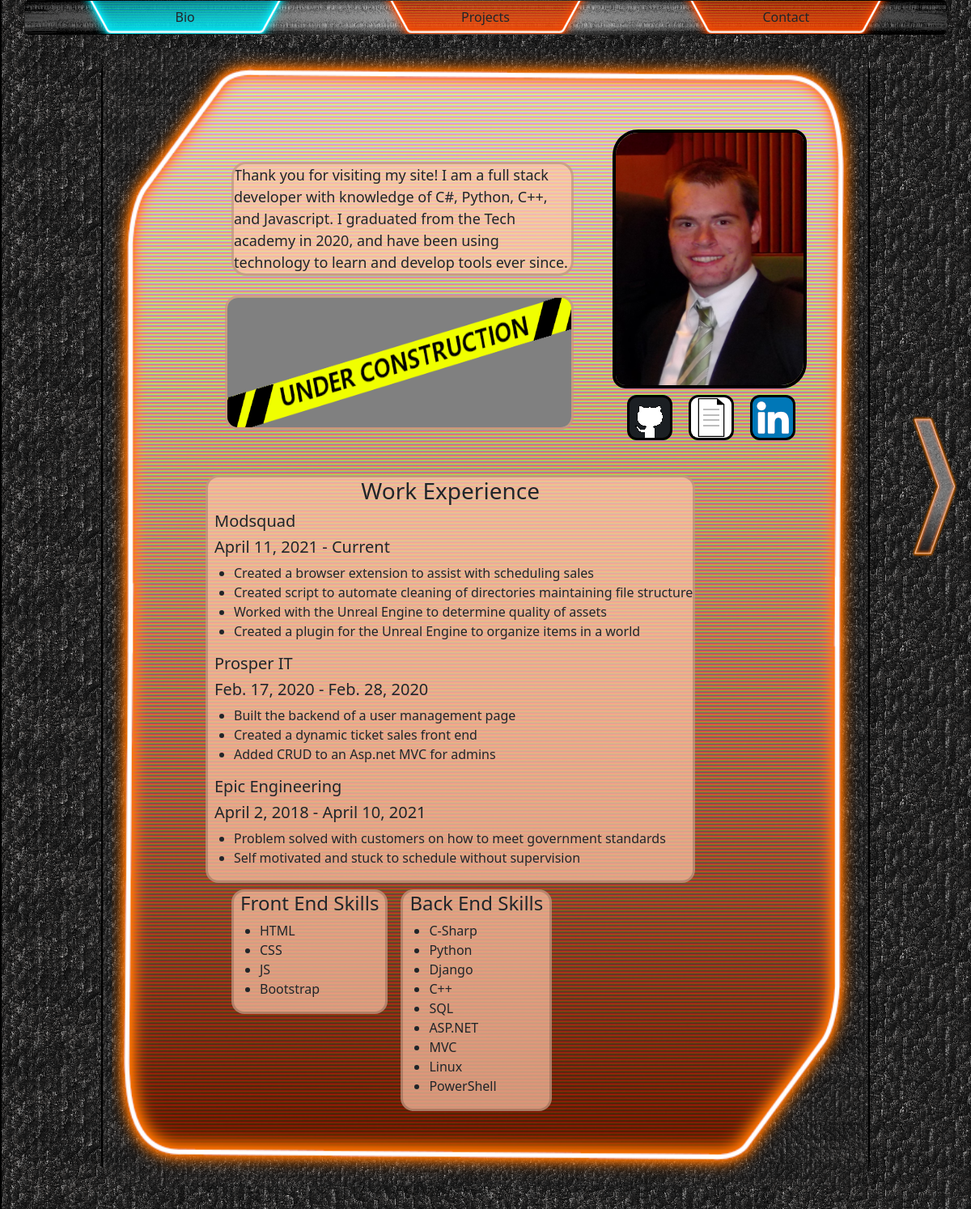
The page / on the database its author committed.
### myportfolio/models.py (models this page shows)
class WorkExperience(models.Model):
    company = models.CharField(max_length=144, null=False)
    title = models.CharField(max_length=144, null=False)
    start_year = models.DateField(default=datetime(1900,1,1))
    end_year = models.DateField(default=datetime(1900,1,1))
    is_current = models.BooleanField(default=False)
    def __str__(self):
        return self.company;

class WorkSkill(models.Model):
    name = models.CharField(max_length=1024, null=False, blank=False, default='Skill')
    job = models.ForeignKey('WorkExperience', on_delete=models.CASCADE, null=True)
    def __str__(self):
        return self.name

class CSTag(models.Model):
    name = models.CharField(max_length=144, null=False)
    Projects = models.ManyToManyField(Project)
    is_front_end = models.BooleanField(default=False, null=True)
    def __str__(self):
        return str(self.name)

### myportfolio/views.py (the view)
# urls.py: path("", views.index, name="index"),
def index(request):
    workexp =  WorkExperience.objects.all()
    workskill = WorkSkill.objects.all()
    for work in workexp:
        if work.is_current:
            work.end_year = 'Current'
    front_skill = CSTag.objects.all().filter(is_front_end=True)
    back_skill = CSTag.objects.all().filter(is_front_end=False)
    context = {"currpage":"myportfolio/index.html",'front_skills':front_skill,'back_skills':back_skill,
        'workexp':workexp, 'workskills': workskill}
    return render(request, 'myportfolio/_layout.html', context)

### myportfolio/templates/myportfolio/_layout.html (shortened to what this page needs)
<!DOCTYPE html>
<html lang="en">
<head>
	{% load bootstrap5 %}
	{% bootstrap_css %}
	{% load static %}
	<link rel='stylesheet' type='text/css' href="{% static 'css\site.css' %}">
</head>
<body>
    <header>
		{% include 'myportfolio/_navbar.html' %}
    </header>
    <div class="container h-100">
            <div class="row my-auto">
				<div class="col-1">
				</div>
                <div class="card h-100 col-10 color-bg">
                    {% include currpage %}
                </div>
				<div class='col-1'>
                <div class="arrow hover position-fixed right clickable" id="RightArrow"
					onclick="MovePage(1)" onmouseover="startanimationR()" onmouseout="stopanimationR()">
                </div>
				</div>
            </div>
    </div>
</body>

### myportfolio/templates/myportfolio/_navbar.html (shortened to what this page needs)
{% load static %}
<header>
	{% block nav %}
		<div class="container card navbar navbar-expand-sm navbar-toggleable-sm
			navbar-light  box-shadow mb-3 nav-bg">
			<div class='container'>
				<div class="navbar-collapse collapse" id="nav-menu">
					<ul class='navbar-nav flex-grow-1'>
						<li id="Bio" class="nav-item nav-inactive h-100 col-4  text-center clickable" onclick="MovePage('index')">
							{%block nav-home%}Bio{%endblock%}</li>
						<li id='Projects' class='nav-item nav-inactive col-4 text-center clickable' onclick="MovePage('projects')">
							{%block nav-projects %}Projects{%endblock%}</li>
						<li id='Contact' class='nav-item nav-inactive col-4 text-center clickable' onclick="MovePage('contact')">
							{%block nav-contact%}Contact{%endblock%}</li>
					</ul>
				</div>
			</div>
		</div>
	{% endblock %}
</header>

### myportfolio/templates/myportfolio/index.html (shortened to what this page needs)
{% load static %}
<div class='container large-bg-main pad-top-3 pad-bottom-5 my-1 mainpagebox'>
	<div class='my-5'>
		<div class=' float-right pad-right-3 pad-left-3 '>
			<div class='portrait'>
				<img class='' src="{% static '/sources/img/portrait.png' %}">
			</div>
			<div class="mx-2 iconbox">
				<a class=" badge  my-1 mx-auto" href="https://github.com/derwolz/"><img class='icon'
					src="{% static '/sources/img/git.png' %}" alt='github logo'></a>
				<a class=" badge  my-1 mx-auto" href="https://docs.google.com/document/d/1Msdp6ECSAJlCpu9wcjnuXnU2Iu7Tr09cT9tqIImDcqw/edit?usp=sharing"><img class='icon'
					src="{% static '/sources/img/Resume.png' %}" alt='document logo'></a>
				<a class=" badge  my-1 mx-auto" href="https://linkedin.com/in/blaine-wolz"><img class='icon'
					src="{% static '/sources/img/linkedin.png' %}" alt='linkedin logo'></a>
			</div>
		</div>
			<div class='container pad-top-2 pad-left-8 pad-right-5 '>
				<div class='textbox card mx-2 my-2 align-content-center desc-card'>
					Thank you for visiting my site! I am a full stack developer with knowledge of C#, Python, C++, and Javascript. I graduated from the Tech academy in 2020, and have been using technology to learn and develop tools ever since.
				</div>
			</div>
			<div class='container pad-top-1 pad-left-8 pad-right-5 ' >
				<div class='card desc-card'>
				<div class=' under-construction pad-bottom-10'>
				</div>
				</div>
			</div>
		<div class='pad-left-5 pad-top-3 pad-right-3 '>
			<div class='mx-2 my-2'>
				<div id='work-experience' class='card desc-card float-left mx-3'>
					<h3><div class='text-center mx-2'>Work Experience</div></h3>
					{% for work in workexp %}
						<div class='mx-2'>
							<strong><h5>{{work}}</li></h5></strong>
							<h5>{{work.start_year}} - {{ work.end_year }}</h5>
						</div>
						<ul>
							{%for desc in workskills %}
								{% if desc.job == work %}<li>{{ desc }}</li> {% endif %}
							{%endfor%}
						</ul>
					{% endfor %}
				</div>
			</div>
			<div class='mx-5 my-2'>
				<div id='front-end' class=' card desc-card float-left my-2 mx-2'>
					<div class='text-center mx-2'>
						<h4>Front End Skills</h4>
					</div>
				<ul>
					{%for skill in front_skills %}
					<li>{{skill}}</li>
					{% endfor %}
				</ul>
				</div>
			</div>
			<div class='mx-5 my-2'>
				<div id='back-end' class=' card desc-card float-left my-2 mx-2'>
						<div class='text-center mx-2'><h4>Back End Skills</h4></div>
					<ul>
						{%for skill in back_skills%}
						<li>{{skill}}</li>
						{% endfor %}
					</ul>
				</div>
			</div>
		</div>
	</div>
</div>

### static/css/site.css (style rules this page uses)
a { color: #0366d6; }
html { font-size: 14px; }
@media (min-width: 768px) { html { font-size: 16px; } }
.box-shadow { box-shadow: 0 .25rem .75rem rgba(0, 0, 0, .05); }
html { position: relative; min-height: 100%; }
body { margin-bottom: 60px; background-color: black; background-image: url('/assets/sources/img/ProjectBar.png'); margin-left: 0!important; }
.clickable { cursor: pointer; }
.color-bg { background-color: rgba(44,38,33,.6); background-image: url('/assets/sources/img/ProjectBar.png'); background-size: 100% ; background-repeat: repeat ; border-radius:2em 2em 2em 2em; border-width: .1em; }
.arrow { top: 33%; width: 6rem; height: 12rem; }
.right { background-image: url('/assets/sources/img/arrows/RightArrow1.png'); background-repeat: no-repeat; background-position: center; background-size: contain; }
.large-bg-main { background-image:url('/assets/sources/img/BG-Large.png'); background-size: 100% 100%; background-color-: rgba(0,0,0,1) }
.icon { border-radius: 1em 1em 1em 1em; border-style: solid; background-color: black; border-color: black; }
.desc-card { background-color: rgba(255,200,170,.7); border-radius: 1em 1em 1em 1em; border-width: .2em; overflow: hidden; }
.portrait { height: 20rem; width: 15rem; padding-left: 0; overflow: hidden; }
.mainpagebox { min-height:33em; }
.portrait img { height: 100%; width: 100%; border-radius: 2em 1em 2em 1em; border-color: black; border-width: .25em; border-style: solid; }
.float-right { float: right; }
.pad-right-3 { padding-right: 3em; }
.pad-right-5 { padding-right: 5em; }
.pad-left-3 { padding-left: 3em; }
.textbox { max-width: 30em; min-width: 6em; font-size: large; }
.iconbox { padding-left: .2em; padding-right: .2em; overflow: hidden; }
.pad-bottom-5 { padding-bottom: 5em; }
.pad-top-2 { padding-top: 2em; }
.float-left { float: left; }
.pad-left-5 { padding-left: 5em; }
.pad-top-3 { padding-top: 3em; }
.pad-top-1 { padding-top: 1em; }
.pad-left-8 { padding-left: 8em; }
.pad-bottom-10 { padding-bottom: 10em; }
.under-construction { background-image: url(/assets/sources/img/underconstruction.png); background-color:grey; background-size: 100% 100%; }
.nav-bg { background-color: rgba(20,20,20,.1); background-image: url(/assets/sources/img/titlebar.png); background-size: 100% 100%; padding-bottom: 0px; padding-top: 0px; }
.nav-inactive { padding-top: 8px; padding-bottom:9px; background-image: url(/assets/sources/img/title-inactive.png); background-size: 70% 140%; background-repeat: no-repeat; background-position: center; }
.nav-active { padding-top: 8px; padding-bottom: 9px; background-image: url(/assets/sources/img/title-active.png); background-size: 70% 140%; background-repeat: no-repeat; background-position: center; }

### rows shown on the page
WorkExperience: company "Modsquad", start_year "April 11, 2021", end_year "Current"
WorkSkill: name "Created a browser extension to assist with scheduling sales"
WorkSkill: name "Created script to automate cleaning of directories maintaining file structure"
WorkSkill: name "Worked with the Unreal Engine to determine quality of assets"
WorkSkill: name "Created a plugin for the Unreal Engine to organize items in a world"
WorkExperience: company "Prosper IT", start_year "Feb. 17, 2020", end_year "Feb. 28, 2020"
WorkSkill: name "Built the backend of a user management page"
WorkSkill: name "Created a dynamic ticket sales front end"
WorkSkill: name "Added CRUD to an Asp.net MVC for admins"
WorkExperience: company "Epic Engineering", start_year "April 2, 2018", end_year "April 10, 2021"
WorkSkill: name "Problem solved with customers on how to meet government standards"
WorkSkill: name "Self motivated and stuck to schedule without supervision"
CSTag: name "HTML"
CSTag: name "CSS"
CSTag: name "JS"
CSTag: name "Bootstrap"
CSTag: name "C-Sharp"
CSTag: name "Python"
CSTag: name "Django"
CSTag: name "C++"
CSTag: name "SQL"
CSTag: name "ASP.NET"
CSTag: name "MVC"
CSTag: name "Linux"
CSTag: name "PowerShell"
